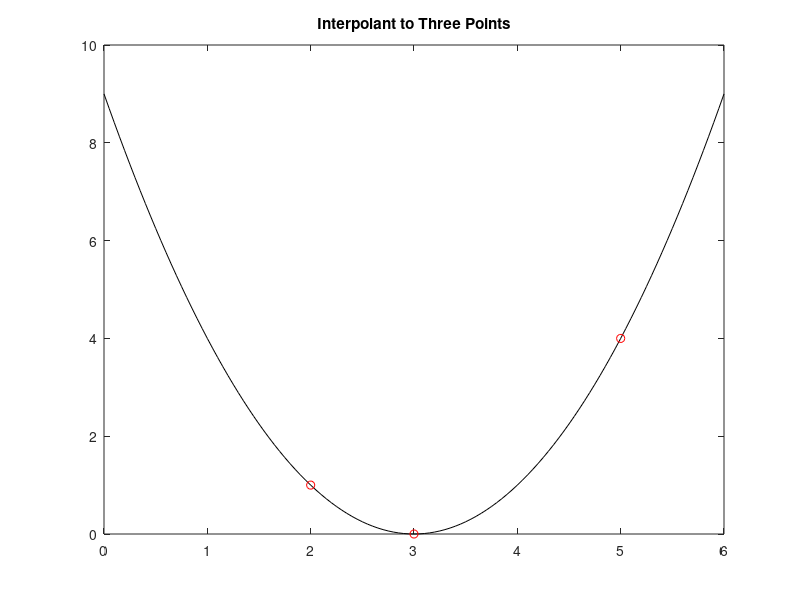

Write the MATLAB code that produced this figure.
%% CSAPI TEST

xx = linspace(0,6,121);
x = [2 3 5];
y = [1 0 4];
spl = csapi(x,y,xx);
plot(xx,spl,'k-',x,y,'ro')
title('Interpolant to Three Points')